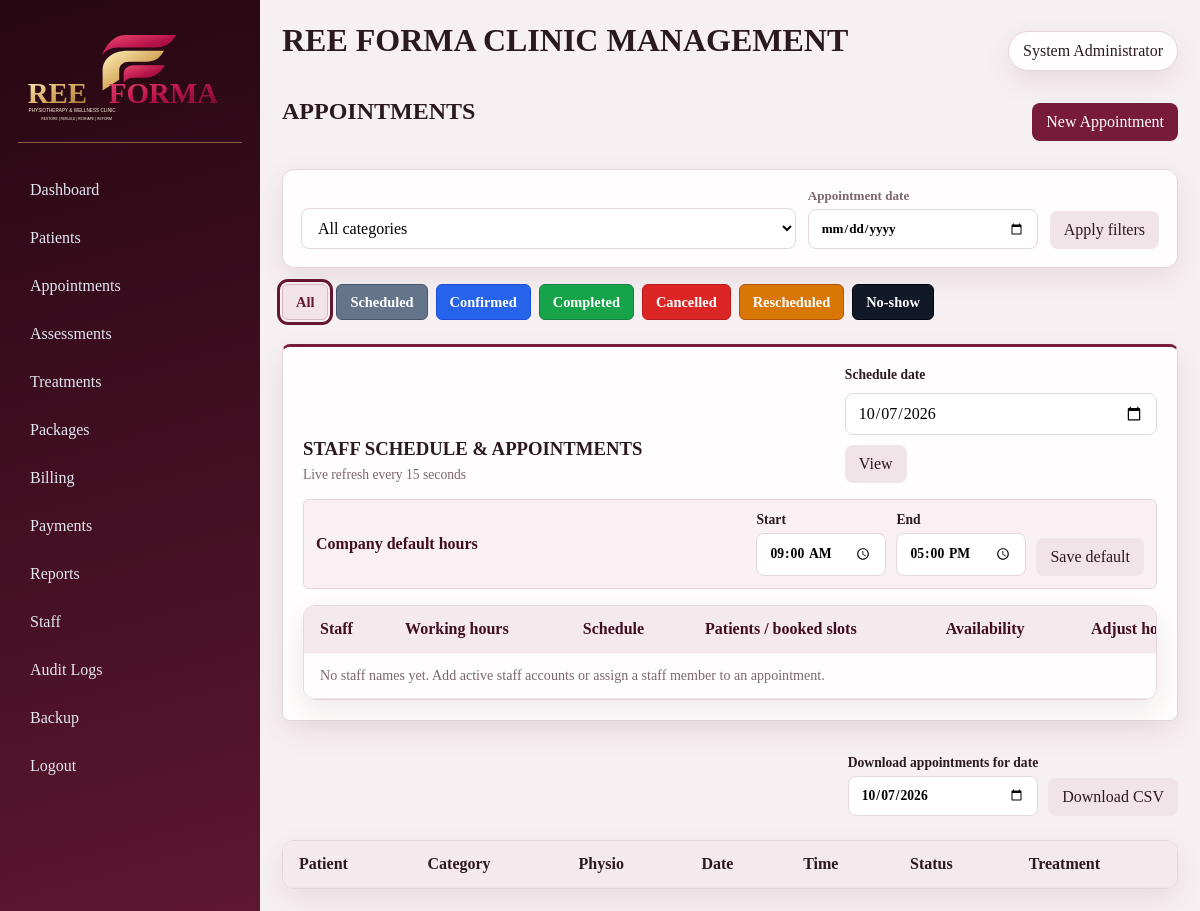
The app's page /appointments (signed in) with its own data.
### backend/models.py (models this page shows, shortened)
class User(db.Model):
    __tablename__ = "users"
    id = db.Column(db.Integer, primary_key=True)
    username = db.Column(db.String(80), unique=True, nullable=False)
    password_hash = db.Column(db.String(255), nullable=False)
    full_name = db.Column(db.String(150), nullable=False)
    role_id = db.Column(db.Integer, db.ForeignKey("roles.id"), nullable=False)
    department = db.Column(db.String(100), nullable=True)
    is_active = db.Column(db.Boolean, default=True, nullable=False)
    created_at = db.Column(db.DateTime, default=datetime.utcnow)
    updated_at = db.Column(db.DateTime, default=datetime.utcnow, onupdate=datetime.utcnow)
    role = db.relationship("Role", back_populates="users")
    permissions = db.relationship("Permission", secondary=user_permissions, back_populates="users")
    def has_permission(self, permission_name):
        if self.role and self.role.name == "Admin":
            return True
        permission_names = {perm.name for perm in self.permissions}
        role_permission_names = {perm.name for perm in self.role.permissions} if self.role else set()
        return permission_name in permission_names or permission_name in role_permission_names

class CompanySchedule(db.Model):
    __tablename__ = "company_schedules"
    id = db.Column(db.Integer, primary_key=True)
    default_start_time = db.Column(db.String(5), nullable=False, default="09:00")
    default_end_time = db.Column(db.String(5), nullable=False, default="17:00")
    updated_at = db.Column(db.DateTime, default=datetime.utcnow, onupdate=datetime.utcnow)

### backend/app.py (the view)
    @app.route("/appointments")
    @login_required
    @permission_required("appointment_view")
    def appointments():
        status_filter = request.args.get("status", "")
        category_filter = request.args.get("category", "")
        selected_date = parse_date(request.args.get("date", ""))
        query = Appointment.query
        if status_filter:
            query = query.filter_by(status=status_filter)
        if category_filter in APPOINTMENT_CATEGORIES:
            query = query.filter_by(appointment_category=category_filter)
        if selected_date:
            query = query.filter_by(appointment_date=selected_date)
        appointments = query.order_by(Appointment.appointment_date.asc(), Appointment.appointment_time.asc()).all()
        schedule_date = parse_date(request.args.get("schedule_date", "")) or datetime.now().date()
        company_schedule = get_company_schedule()
        return render_template(
            "appointments.html",
            appointments=appointments,
            status_filter=status_filter,
            category_filter=category_filter,
            appointment_categories=APPOINTMENT_CATEGORIES,
            selected_date=selected_date.isoformat() if selected_date else "",
            schedule_date=schedule_date.isoformat(),
            schedule_data=build_staff_schedule(schedule_date),
            company_schedule=company_schedule,
            is_admin=bool(get_current_user().role and get_current_user().role.name == "Admin"),
        )

### backend/app.py (called while the page is built)
def get_current_user():
    user_id = session.get("user_id")
    if not user_id:
        return None
    return User.query.get(user_id)

def user_has_permission(permission_name):
    user = get_current_user()
    return bool(user and user.has_permission(permission_name))

def login_required(func):
    @wraps(func)
    def wrapper(*args, **kwargs):
        user = get_current_user()
        if not user or not user.is_active:
            session.clear()
            flash("Please log in to continue.", "warning")
            return redirect(url_for("login"))
        return func(*args, **kwargs)
    return wrapper

def permission_required(permission_name):
    def decorator(func):
        @wraps(func)
        def wrapper(*args, **kwargs):
            user = get_current_user()
            if not user or not user.is_active:
                session.clear()
                flash("Please log in to continue.", "warning")
                return redirect(url_for("login"))
            if not user.has_permission(permission_name):
                flash("You do not have permission to access that feature.", "danger")
                abort(403)
            return func(*args, **kwargs)
        return wrapper
    return decorator

def parse_date(value):
    if not value:
        return None
    try:
        return datetime.strptime(value, "%Y-%m-%d").date()
    except ValueError:
        return None

def get_company_schedule():
    schedule = CompanySchedule.query.get(1)
    if schedule is None:
        schedule = CompanySchedule(id=1, default_start_time="09:00", default_end_time="17:00")
        db.session.add(schedule)
        db.session.commit()
    return schedule

def get_schedule_staff_names():
    names = {
        user.full_name.strip()
        for user in User.query.filter_by(is_active=True).all()
        if user.full_name and user.full_name.strip() and (not user.role or user.role.name != "Admin")
    }
    for query in (
        db.session.query(Appointment.physiotherapist_name).distinct(),
        db.session.query(TreatmentRecord.physiotherapist_name).distinct(),
        db.session.query(StaffSchedule.staff_name).distinct(),
    ):
        names.update(
            value.strip()
            for (value,) in query.all()
            if value and value.strip()
        )
    return sorted(names, key=str.casefold)

### templates/appointments.html (shortened to what this page needs)
{% extends 'base.html' %}
{% block content %}
<div class="page-header">
    <h2>Appointments</h2>
    {% if has_permission('appointment_add') %}
    <a class="primary-btn" href="{{ url_for('new_appointment') }}">New Appointment</a>
    {% endif %}
</div>
<form class="toolbar appointment-toolbar" method="get">
    <select name="category">
        <option value="">All categories</option>
    </select>
    <label class="appointment-date-filter">Appointment date<input type="date" name="date" value="{{ selected_date }}"></label>
    <button type="submit" class="secondary-btn">Apply filters</button>
</form>
<nav class="appointment-status-filters" aria-label="Filter appointments by status">
    {% set filters = [('All', ''), ('Scheduled', 'Scheduled'), ('Confirmed', 'Confirmed'), ('Completed', 'Completed'), ('Cancelled', 'Cancelled'), ('Rescheduled', 'Rescheduled'), ('No-show', 'No-show')] %}
    {% for label, status_value in filters %}
    <a class="status-filter {% if status_value %}status-filter-{{ status_value|lower|replace('-', '') }}{% else %}status-filter-all{% endif %} {% if status_filter == status_value %}is-selected{% endif %}"
       href="{{ url_for('appointments', category=category_filter, date=selected_date, status=status_value, schedule_date=schedule_date) }}">{{ label }}</a>
    {% endfor %}
</nav>
<section class="staff-schedule-section" aria-labelledby="staff-schedule-heading">
    <div class="schedule-heading-row">
        <div>
            <h3 id="staff-schedule-heading">Staff Schedule &amp; Appointments</h3>
            <span id="schedule-last-updated" class="schedule-updated">Live refresh every 15 seconds</span>
        </div>
        <form class="schedule-date-form" method="get">
            <label for="schedule-date">Schedule date</label>
            <input id="schedule-date" type="date" name="schedule_date" value="{{ schedule_date }}">
            <button type="submit" class="secondary-btn">View</button>
        </form>
    </div>
    {% if is_admin %}
    <form class="company-schedule-form" method="post" action="{{ url_for('save_staff_schedule') }}">
        <strong>Company default hours</strong>
        <label>Start <input type="time" name="default_start_time" value="{{ company_schedule.default_start_time }}" required></label>
        <label>End <input type="time" name="default_end_time" value="{{ company_schedule.default_end_time }}" required></label>
        <button type="submit" class="secondary-btn">Save default</button>
    </form>
    {% endif %}
    <div class="table-wrap schedule-table-wrap">
        <table class="staff-schedule-table">
            <thead><tr><th>Staff</th><th>Working hours</th><th>Schedule</th><th>Patients / booked slots</th><th>Availability</th><th>Adjust hours</th></tr></thead>
            <tbody id="staff-schedule-body">
                {% for member in schedule_data %}
                <tr data-staff-name="{{ member.staff_name }}">
                    <td><strong>{{ member.staff_name }}</strong></td>
                    <td>{{ member.start_time }} - {{ member.end_time }}</td>
                    <td>{% if member.uses_company_default %}<span class="schedule-mode schedule-mode-default">Company default</span>{% else %}<span class="schedule-mode schedule-mode-custom">Custom</span>{% endif %}</td>
                    <td class="schedule-appointments" data-schedule-appointments>
                        {% for appointment in member.appointments %}
                        <div class="schedule-appointment"><strong>{{ appointment.start_time }}{% if appointment.end_time %} - {{ appointment.end_time }}{% else %} - end not set{% endif %}</strong><span>{{ appointment.patient_name }}</span><small>{{ appointment.status }}</small></div>
                        {% else %}<span class="schedule-empty">No appointments</span>{% endfor %}
                    </td>
                    <td data-schedule-availability><span class="availability-indicator {% if member.availability == 'Available' %}availability-free{% elif member.availability == 'Off shift' %}availability-off{% else %}availability-busy{% endif %}">{{ member.availability }}</span></td>
                    <td>
                        {% if is_admin or current_user.full_name|lower == member.staff_name|lower %}
                        <form class="staff-hours-form" method="post" action="{{ url_for('save_staff_schedule') }}">
                            <input type="hidden" name="staff_name" value="{{ member.staff_name }}">
                            <input type="hidden" name="work_date" value="{{ schedule_date }}">
                            <label><span>Start</span><input type="time" name="start_time" value="{{ member.start_time }}" required></label>
                            <label><span>End</span><input type="time" name="end_time" value="{{ member.end_time }}" required></label>
                            <button class="schedule-save-button" type="submit" name="action" value="save-custom">Save</button>
                            <button class="schedule-default-button" type="submit" name="action" value="use-company-default">Use default</button>
                        </form>
                        {% else %}<span class="schedule-readonly">Managed by staff</span>{% endif %}
                    </td>
                </tr>
                {% else %}
                <tr><td colspan="6" class="schedule-empty">No staff names yet. Add active staff accounts or assign a staff member to an appointment.</td></tr>
                {% endfor %}
            </tbody>
        </table>
    </div>
</section>
<form class="appointment-export-form" method="get" action="{{ url_for('export_appointments') }}">
    <label>Download appointments for date <input type="date" name="date" value="{{ selected_date or schedule_date }}" required></label>
    <button type="submit" class="secondary-btn">Download CSV</button>
</form>
<div class="table-wrap">
    <table>
        <thead><tr><th>Patient</th><th>Category</th><th>Physio</th><th>Date</th><th>Time</th><th>Status</th><th>Treatment</th></tr></thead>
    </table>
</div>
{% endblock %}

### templates/base.html (shortened to what this page needs)
<!doctype html>
<html lang="en">
<head>
    <link rel="stylesheet" href="{{ url_for('static', filename='css/style.css') }}">
</head>
<body>
    {% if current_user %}
    <div class="app-shell">
        <aside class="sidebar">
            <a class="brand-lockup" href="{{ url_for('dashboard') }}" aria-label="REE Forma clinic dashboard">
                <img src="{{ url_for('static', filename='ree-forma-logo.svg') }}" alt="REE Forma Physiotherapy and Wellness Clinic">
            </a>
            <nav>
                <a href="{{ url_for('dashboard') }}">Dashboard</a>
                {% if has_permission('patient_view') %}<a href="{{ url_for('patients') }}">Patients</a>{% endif %}
                {% if has_permission('appointment_view') %}<a href="{{ url_for('appointments') }}">Appointments</a>{% endif %}
                {% if has_permission('assessment_view') %}<a href="{{ url_for('assessments') }}">Assessments</a>{% endif %}
                {% if has_permission('treatment_view') %}<a href="{{ url_for('treatments') }}">Treatments</a>{% endif %}
                {% if has_permission('package_view') %}<a href="{{ url_for('packages') }}">Packages</a>{% endif %}
                {% if has_permission('billing_view') %}<a href="{{ url_for('billing') }}">Billing</a>{% endif %}
                {% if has_permission('payment_view') %}<a href="{{ url_for('payments') }}">Payments</a>{% endif %}
                {% if has_permission('reports_view') %}<a href="{{ url_for('reports') }}">Reports</a>{% endif %}
                {% if has_permission('staff_management') %}<a href="{{ url_for('staff_list') }}">Staff</a>{% endif %}
                {% if has_permission('staff_management') %}<a href="{{ url_for('audit_logs') }}">Audit Logs</a>{% endif %}
                {% if has_permission('reports_export') %}<a href="{{ url_for('backup_database') }}">Backup</a>{% endif %}
                <a href="{{ url_for('logout') }}">Logout</a>
            </nav>
        </aside>
        <main class="content">
            <header class="topbar">
                <div>
                    <h1>REE FORMA CLINIC MANAGEMENT</h1>
                </div>
                <div class="user-pill">{{ current_user.full_name }}</div>
            </header>
            {% block content %}{% endblock %}
        </main>
    </div>
    {% endif %}
</body>
</html>

### records on screen
User: full_name "System Administrator"
CompanySchedule: default_start_time "09:00", default_end_time "17:00"

### other values on screen
{{ label }} "All" "Scheduled" "Confirmed" "Completed" "Cancelled" "Rescheduled" "No-show"
